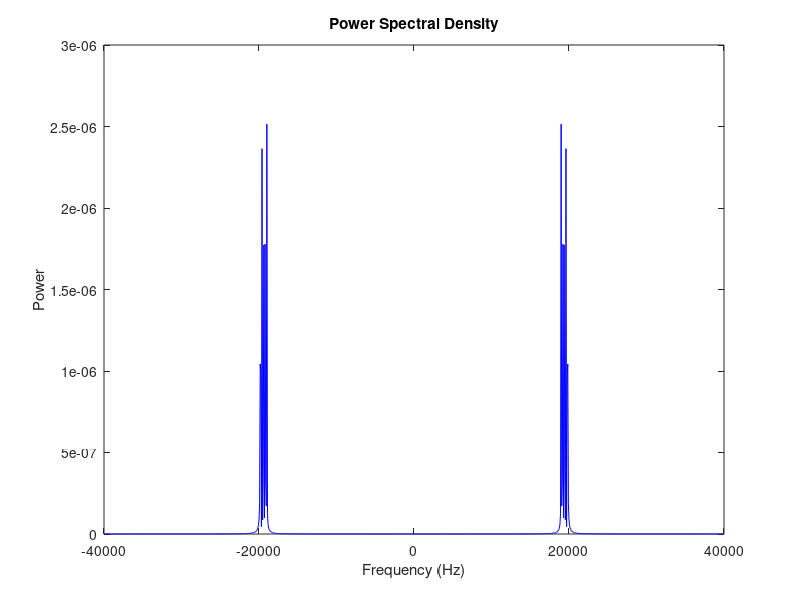

MATLAB code to generate this figure:
amp=1;
fs=80000; % sampling frequency
duration=50;

freq = 19000;
freq1_1 = 19200;
freq1_2 = 19400;
freq1_3 = 19600;
freq1_4 = 19800;

freq2 = 20000;
freq2_1 = 20200;
freq2_2 = 20400;
freq2_3 = 20600;
freq2_4 = 20800;

values=0:1/fs:duration;

wave = amp*sin(2*pi*freq*values);
wave1_1 = amp*sin(2*pi*freq1_1*values);
wave1_2 = amp*sin(2*pi*freq1_2*values);
wave1_3 = amp*sin(2*pi*freq1_3*values);
wave1_4 = amp*sin(2*pi*freq1_4*values);

wave2 =amp*sin(2*pi*freq2*values);
wave2_1 = amp*sin(2*pi*freq2_1*values);
wave2_2 = amp*sin(2*pi*freq2_2*values);
wave2_3 = amp*sin(2*pi*freq2_3*values);
wave2_4 = amp*sin(2*pi*freq2_4*values);

wave1_sum = wave + wave1_1 + wave1_2 + wave1_3 + wave1_4;
wave2_sum = wave2 + wave2_1 + wave2_2 + wave2_3 + wave2_4;

wave1_sum = wave1_sum/max(abs(wave1_sum));
wave2_sum = wave2_sum/max(abs(wave2_sum));

Out = [zeros(size(values)); wave1_sum]';
Out2 = [wave2_sum; zeros(size(values))]';

combined = [wave2_sum; wave1_sum];
%audiowrite('20KHz5tone.wav',Out2,fs);
audiowrite('19KHz5tone.wav',wave1_sum,fs);
%audiowrite('21k_20k_10tone.wav', combined, fs);

%sound(combined, fs);
sound(wave1_sum, fs);
%sound(Out2, fs);

NFFT=1024;
L=length(wave1_sum);         
X=fftshift(fft(wave1_sum,NFFT));         
Px=X.*conj(X)/(NFFT*L); %Power of each freq components       
fVals=fs*(-NFFT/2:NFFT/2-1)/NFFT;        
plot(fVals,Px,'b');      
title('Power Spectral Density');         
xlabel('Frequency (Hz)')         
ylabel('Power');
